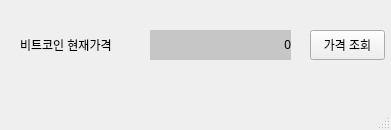
<?xml version="1.0" encoding="UTF-8"?>
<ui version="4.0">
 <class>MainWindow</class>
 <widget class="QMainWindow" name="MainWindow">
  <property name="geometry">
   <rect>
    <x>0</x>
    <y>0</y>
    <width>391</width>
    <height>130</height>
   </rect>
  </property>
  <property name="windowTitle">
   <string>MainWindow</string>
  </property>
  <property name="styleSheet">
   <string notr="true"/>
  </property>
  <widget class="QWidget" name="centralwidget">
   <widget class="QLabel" name="label">
    <property name="geometry">
     <rect>
      <x>20</x>
      <y>30</y>
      <width>100</width>
      <height>30</height>
     </rect>
    </property>
    <property name="text">
     <string>비트코인 현재가격</string>
    </property>
   </widget>
   <widget class="QLabel" name="price_label">
    <property name="geometry">
     <rect>
      <x>150</x>
      <y>30</y>
      <width>141</width>
      <height>30</height>
     </rect>
    </property>
    <property name="styleSheet">
     <string notr="true">background-color: rgb(198, 198, 198);</string>
    </property>
    <property name="text">
     <string>0</string>
    </property>
    <property name="alignment">
     <set>Qt::AlignRight|Qt::AlignTrailing|Qt::AlignVCenter</set>
    </property>
   </widget>
   <widget class="QPushButton" name="price_button">
    <property name="geometry">
     <rect>
      <x>310</x>
      <y>30</y>
      <width>75</width>
      <height>30</height>
     </rect>
    </property>
    <property name="text">
     <string>가격 조회</string>
    </property>
   </widget>
  </widget>
  <widget class="QMenuBar" name="menubar">
   <property name="geometry">
    <rect>
     <x>0</x>
     <y>0</y>
     <width>391</width>
     <height>21</height>
    </rect>
   </property>
  </widget>
  <widget class="QStatusBar" name="statusbar"/>
 </widget>
 <resources/>
 <connections/>
</ui>
